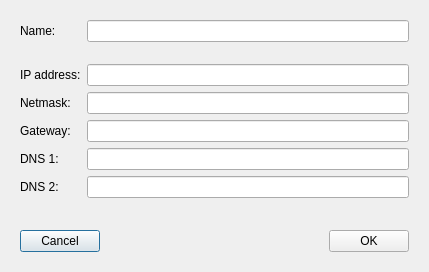
<?xml version="1.0" encoding="UTF-8"?>
<ui version="4.0">
 <class>DialogSaveAs</class>
 <widget class="QDialog" name="DialogSaveAs">
  <property name="geometry">
   <rect>
    <x>0</x>
    <y>0</y>
    <width>429</width>
    <height>272</height>
   </rect>
  </property>
  <property name="windowTitle">
   <string>Dialog</string>
  </property>
  <property name="styleSheet">
   <string notr="true">font: 10pt &quot;MS Shell Dlg 2&quot;;</string>
  </property>
  <property name="modal">
   <bool>true</bool>
  </property>
  <layout class="QVBoxLayout" name="verticalLayout">
   <item>
    <widget class="QWidget" name="widget" native="true">
     <layout class="QFormLayout" name="formLayout">
      <item row="0" column="0">
       <widget class="QLabel" name="label">
        <property name="text">
         <string>Name:</string>
        </property>
       </widget>
      </item>
      <item row="0" column="1">
       <widget class="QLineEdit" name="lineEditName"/>
      </item>
      <item row="1" column="0">
       <spacer name="verticalSpacer_2">
        <property name="orientation">
         <enum>Qt::Vertical</enum>
        </property>
        <property name="sizeType">
         <enum>QSizePolicy::Fixed</enum>
        </property>
        <property name="sizeHint" stdset="0">
         <size>
          <width>20</width>
          <height>10</height>
         </size>
        </property>
       </spacer>
      </item>
      <item row="2" column="0">
       <widget class="QLabel" name="label_2">
        <property name="text">
         <string>IP address:</string>
        </property>
       </widget>
      </item>
      <item row="2" column="1">
       <widget class="QLineEdit" name="lineEditAddress"/>
      </item>
      <item row="3" column="0">
       <widget class="QLabel" name="label_3">
        <property name="text">
         <string>Netmask:</string>
        </property>
       </widget>
      </item>
      <item row="3" column="1">
       <widget class="QLineEdit" name="lineEditNetmask"/>
      </item>
      <item row="4" column="0">
       <widget class="QLabel" name="label_4">
        <property name="text">
         <string>Gateway:</string>
        </property>
       </widget>
      </item>
      <item row="4" column="1">
       <widget class="QLineEdit" name="lineEditGateway"/>
      </item>
      <item row="5" column="0">
       <widget class="QLabel" name="label_5">
        <property name="text">
         <string>DNS 1:</string>
        </property>
       </widget>
      </item>
      <item row="5" column="1">
       <widget class="QLineEdit" name="lineEditDns1"/>
      </item>
      <item row="6" column="0">
       <widget class="QLabel" name="label_6">
        <property name="text">
         <string>DNS 2:</string>
        </property>
       </widget>
      </item>
      <item row="6" column="1">
       <widget class="QLineEdit" name="lineEditDns2"/>
      </item>
     </layout>
    </widget>
   </item>
   <item>
    <spacer name="verticalSpacer">
     <property name="orientation">
      <enum>Qt::Vertical</enum>
     </property>
     <property name="sizeHint" stdset="0">
      <size>
       <width>20</width>
       <height>40</height>
      </size>
     </property>
    </spacer>
   </item>
   <item>
    <widget class="QWidget" name="widget_2" native="true">
     <layout class="QHBoxLayout" name="horizontalLayout">
      <item>
       <widget class="QPushButton" name="pushButtonCancel">
        <property name="text">
         <string>Cancel</string>
        </property>
       </widget>
      </item>
      <item>
       <spacer name="horizontalSpacer">
        <property name="orientation">
         <enum>Qt::Horizontal</enum>
        </property>
        <property name="sizeHint" stdset="0">
         <size>
          <width>40</width>
          <height>20</height>
         </size>
        </property>
       </spacer>
      </item>
      <item>
       <widget class="QPushButton" name="pushButtonOk">
        <property name="text">
         <string>OK</string>
        </property>
       </widget>
      </item>
     </layout>
    </widget>
   </item>
  </layout>
 </widget>
 <resources/>
 <connections/>
</ui>
